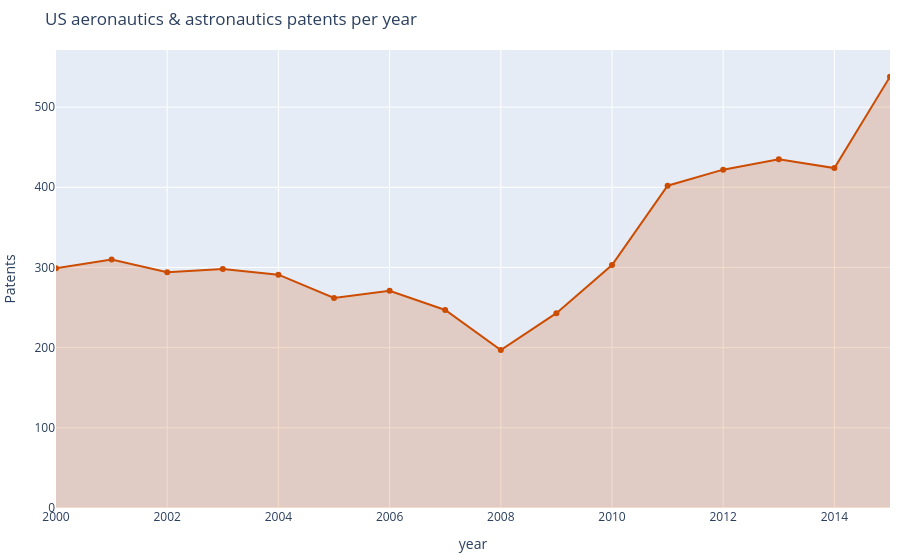

The notebook cell this image was saved under:
### Markdown cell above
## 1. The national picture
Annual aerospace patent grants across all U.S. metros. The series reflects both real innovation cycles and USPTO grant-processing volume.

### Code cell
viz.national_trend(data)

### Figure 1 — Plotly figure (JSON) as saved in the notebook; plotly's stock layout.template omitted (floating-point values rounded to 4 significant figures)
{"data": [{"fillcolor": "rgba(204,76,2,0.2)", "fillpattern": {"shape": ""}, "hovertemplate": "year=%{x}<br>patent_count=%{y}<extra></extra>", "legendgroup": "", "line": {"color": "#cc4c02"}, "marker": {"symbol": "circle"}, "mode": "lines+markers", "name": "", "orientation": "v", "showlegend": false, "stackgroup": "1", "type": "scatter", "x": [2000, 2001, 2002, 2003, 2004, 2005, 2006, 2007, 2008, 2009, 2010, 2011, 2012, 2013, 2014, 2015], "xaxis": "x", "y": [299.0, 310.0, 294.0, 298.0, 291.0, 262.0, 271.0, 247.0, 197.0, 243.0, 303.0, 402.0, 422.0, 435.0, 424.0, 538.0], "yaxis": "y"}], "layout": {"legend": {"tracegroupgap": 0}, "margin": {"b": 10, "l": 10, "r": 10, "t": 50}, "title": {"text": "US aeronautics & astronautics patents per year"}, "xaxis": {"anchor": "y", "domain": [0.0, 1.0], "title": {"text": "year"}}, "yaxis": {"anchor": "x", "domain": [0.0, 1.0], "title": {"text": "Patents"}}}}
